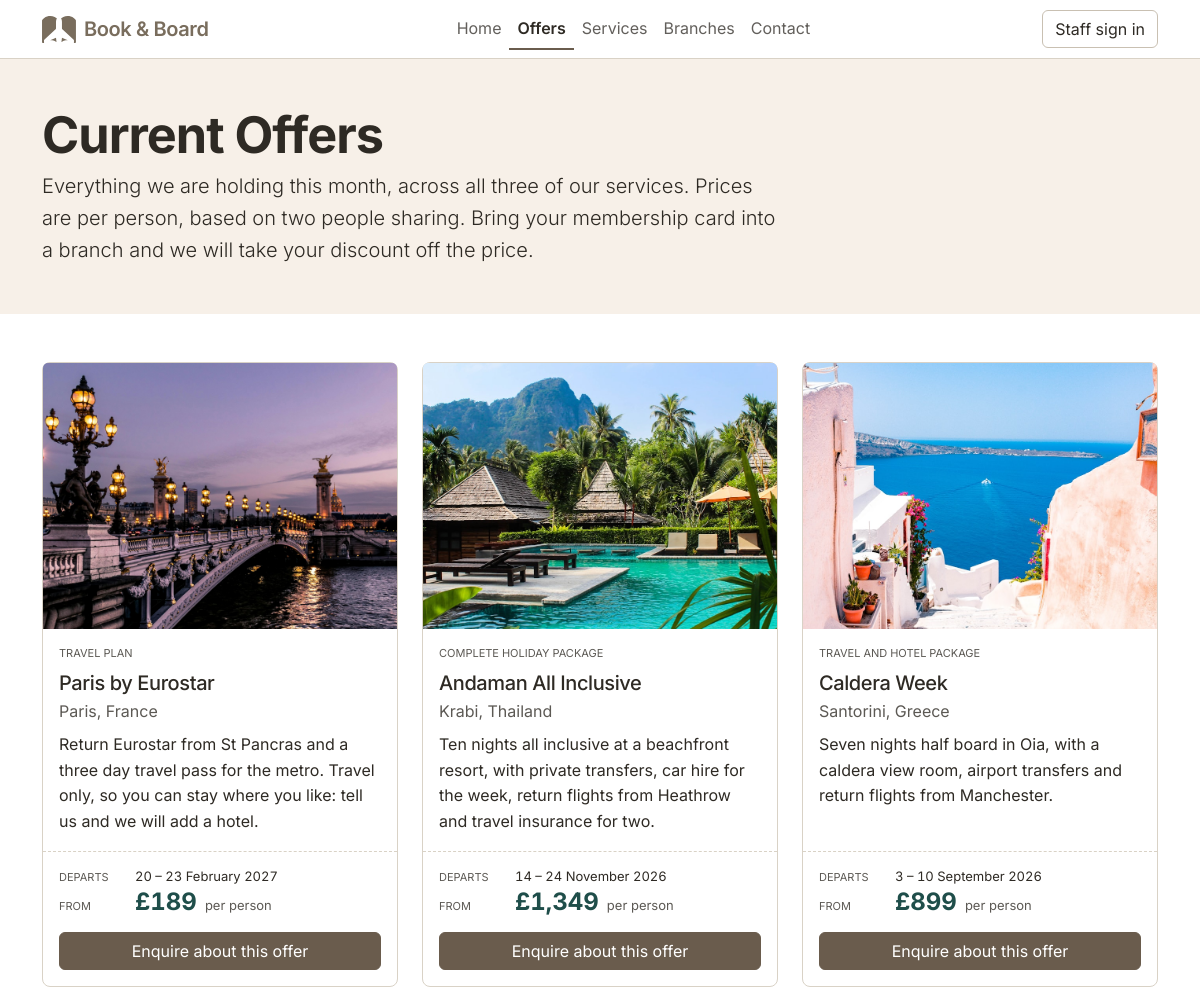
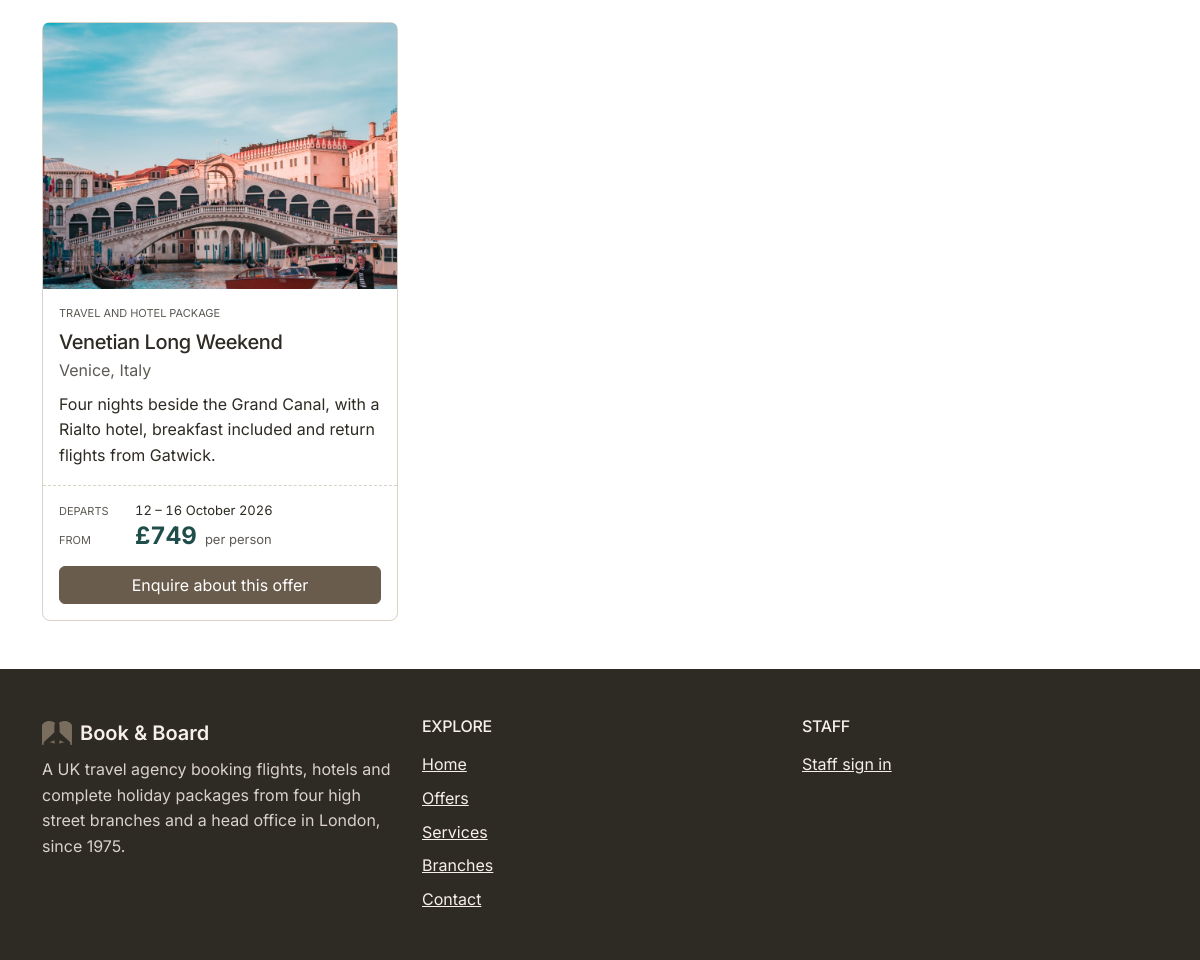
Page /basic/offers.php on the committed database (2 pictures, top to bottom).
### tables this page shows
CREATE TABLE IF NOT EXISTS offers (
  id          INT UNSIGNED  NOT NULL AUTO_INCREMENT,
  title       VARCHAR(150)  NOT NULL,
  destination VARCHAR(150)  NOT NULL,
  type        VARCHAR(40)   NOT NULL,
  description TEXT          NOT NULL,
  price       DECIMAL(10,2) NOT NULL,
  start_date  DATE          NOT NULL,
  end_date    DATE          NOT NULL,
  image       VARCHAR(255)  NOT NULL,
  alt         VARCHAR(255)  NOT NULL,
  active      TINYINT(1)    NOT NULL DEFAULT 1,
  bestseller  TINYINT(1)    NOT NULL DEFAULT 0,
  created_at  DATETIME      NOT NULL DEFAULT CURRENT_TIMESTAMP,
  PRIMARY KEY (id),
  KEY idx_offers_active_created (active, created_at, id)
);

### basic/includes/db.php (called while the page is built, shortened)
<?php
function db(): PDO
{
    static $pdo = null;
    if ($pdo === null) {
        $dsn = sprintf('mysql:host=%s;port=%d;dbname=%s;charset=utf8mb4', DB_HOST, DB_PORT, DB_NAME);
        $pdo = new PDO($dsn, DB_USER, DB_PASS, [
            PDO::ATTR_ERRMODE            => PDO::ERRMODE_EXCEPTION,
            PDO::ATTR_DEFAULT_FETCH_MODE => PDO::FETCH_ASSOC,
            PDO::ATTR_EMULATE_PREPARES   => false,
        ]);
    }
    return $pdo;
}
function db_available(): bool
{
    static $available = null;
    if ($available === null) {
        try {
            $available = true;
        } catch (PDOException $e) {
            $available = false;
        }
    }
    return $available;
}
function offer_row(array $row): array
{
    $row['id']     = (int) $row['id'];
    $row['price']  = (float) $row['price'];
    $row['active']     = (bool) $row['active'];
    $row['bestseller'] = (bool) $row['bestseller'];
    return $row;
}
function offers_select(string $conditions = '', array $params = []): array
{
    $statement = db()->prepare(
        'SELECT id, title, destination, type, description, price,
                start_date AS startDate, end_date AS endDate,
                image, alt, active, bestseller
           FROM offers ' . $conditions
    );
    $statement->execute($params);
    return array_map('offer_row', $statement->fetchAll());
}
function offers_active(): array
{
    return offers_select('WHERE active = 1 ' . OFFER_NEWEST);
}

### basic/includes/format.php (called while the page is built, shortened)
<?php
function e(string $value): string
{
    return htmlspecialchars($value, ENT_QUOTES, 'UTF-8');
}
function money(int|float $amount): string
{
    return '£' . number_format((float) $amount, 0, '.', ',');
}
function date_range(string $start, string $end): string
{
    $from = date_create($start);
    $to   = date_create($end);
    if ($from->format('Y-m') === $to->format('Y-m')) {
        return $from->format('j') . ' – ' . $to->format('j F Y');
    }
    return $from->format('j F Y') . ' – ' . $to->format('j F Y');
}

### basic/offers.php (the view, shortened to what this page needs)
<?php
$offers = offers_active();
require_once(__DIR__ . '/includes/header.php');
?>
  <section class="bg-body-tertiary py-5">
    <div class="container">
      <div class="col-lg-8">
        <h1>Current Offers</h1>
        <p class="lead mb-0">
          Everything we are holding this month, across all three of our services. Prices are per person,
          based on two people sharing. Bring your membership card into a branch and we will take your
          discount off the price.
        </p>
      </div>
    </div>
  </section>
  <section class="py-5">
    <div class="container">
      <?php if (!$offers): ?>
        <p class="mb-0">We have no offers on at the moment. Please check back soon.</p>
      <?php else: ?>
      <div class="row row-cols-1 row-cols-md-2 row-cols-lg-3 g-4">
        <?php foreach ($offers as $offer): ?>
          <div class="col">
            <article class="card h-100">
              <div class="ratio ratio-4x3 card-img-top overflow-hidden">
                <img src="<?= e($offer['image']) ?>" class="object-fit-cover"
                     alt="<?= e($offer['alt']) ?>" loading="lazy">
              </div>
              <div class="card-body d-flex flex-column">
                <p class="offer-type mb-2"><?= e($offer['type']) ?></p>
                <h2 class="card-title h5 mb-1"><?= e($offer['title']) ?></h2>
                <p class="text-body-secondary mb-2"><?= e($offer['destination']) ?></p>
                <p class="card-text"><?= e($offer['description']) ?></p>
                <div class="fare mt-auto">
                  <p class="fare-line mb-1">
                    <span class="fare-label">Departs</span>
                    <span class="fare-value"><?= e(date_range($offer['startDate'], $offer['endDate'])) ?></span>
                  </p>
                  <p class="fare-line mb-3">
                    <span class="fare-label">From</span>
                    <span class="fare-price">
                      <span class="fare-amount"><?= e(money($offer['price'])) ?></span>
                      <span class="fare-unit">per person</span>
                    </span>
                  </p>
                  <a class="btn btn-primary w-100" href="contact.php"
                     aria-label="Enquire about this offer: <?= e($offer['title']) ?>, <?= e($offer['destination']) ?>">Enquire about this offer</a>
                </div>
              </div>
            </article>
          </div>
        <?php endforeach; ?>
      </div>
      <?php endif; ?>
    </div>
  </section>
<?php require_once(__DIR__ . '/includes/footer.php'); ?>

### basic/assets/css/theme.css (style rules this page uses)
:root { --brand: #6A5C4D; --brand-logo: #796D5D; --brand-dark: #574B3E; --brand-darker: #4A4034; --ink: #2E2A24; --tint: #F7F0E8; --rule: #D9D2C6; --rule-strong: #C9C0B2; --field-border: #95897A; --accent-ink: #1F4E4A; --ink-wash: rgba(46, 42, 36, 0.14); --focus-ring: 0 0 0 0.25rem rgba(123, 108, 91, 0.35); --bs-body-font-family: "Inter", system-ui, -apple-system, "Segoe UI", sans-serif; --bs-body-line-height: 1.6; --bs-primary-rgb: 106, 92, 77; --bs-dark-rgb: 46, 42, 36; --bs-body-color: var(--ink); --bs-body-color-rgb: 46, 42, 36; --bs-border-color: var(--rule); --bs-light-rgb: 247, 240, 232; --bs-tertiary-bg: var(--tint); --bs-tertiary-bg-rgb: 247, 240, 232; --bs-secondary-color: rgba(46, 42, 36, 0.78); --bs-link-color: var(--brand-dark); --bs-link-color-rgb: 87, 75, 62; --bs-link-hover-color: var(--brand-darker); }
.btn { --bs-btn-focus-shadow-rgb: 123, 108, 91; }
.btn-primary { --bs-btn-bg: var(--brand); --bs-btn-border-color: var(--brand); --bs-btn-hover-bg: var(--brand-dark); --bs-btn-hover-border-color: var(--brand-dark); --bs-btn-active-bg: var(--brand-darker); --bs-btn-active-border-color: var(--brand-darker); --bs-btn-disabled-bg: var(--brand); --bs-btn-disabled-border-color: var(--brand); --bs-btn-disabled-color: #fff; }
.card { --bs-card-border-color: var(--rule); --bs-card-border-radius: 0.5rem; }
h1, h2, h3, .display-4, .navbar-brand .fw-semibold { letter-spacing: -0.02em; }
h1, .display-4 { font-weight: 700; }
h2, h3 { font-weight: 600; }
h1 { font-size: clamp(2.25rem, 1.65rem + 2.2vw, 3.15rem); line-height: 1.1; }
h2 { font-size: clamp(1.65rem, 1.4rem + 1vw, 2.15rem); line-height: 1.15; }
.offer-type, .fare-label, .fare-value, .fare-amount, .detail-label, .table td, .table th { font-variant-numeric: tabular-nums; }
.offer-type, .fare-label, .detail-label { font-size: 0.6875rem; text-transform: uppercase; color: var(--bs-secondary-color); }
.fare { border-top: 1px dashed var(--rule); margin-inline: calc(-1 * var(--bs-card-spacer-x, 1rem)); padding: 0.875rem var(--bs-card-spacer-x, 1rem) 0; }
.fare-line { display: flex; align-items: baseline; gap: 0.5rem; }
.fare-label { flex: 0 0 4.25rem; }
.fare-price { display: flex; flex-wrap: wrap; align-items: baseline; column-gap: 0.5rem; }
.fare-amount { font-weight: 700; font-size: 1.5rem; line-height: 1; color: var(--accent-ink); }
.fare-value, .fare-unit { font-size: 0.8125rem; }
.fare-unit { color: var(--bs-secondary-color); }
body { min-height: 100dvh; }
[id], a, button, input, select, textarea, summary, [tabindex] { scroll-margin-top: 5rem; }

### rows in the picture
offers: image (picture), type "TRAVEL PLAN", title "Paris by Eurostar", destination "Paris, France", description "Return Eurostar from St Pancras and a three day travel pass for the metro. Travel only, so you can stay where you like: tell us and we will add a hotel.", date_range($offer['startDate'], $offer['endDate']) "20 – 23 February 2027", price "£189"
offers: image (picture), type "COMPLETE HOLIDAY PACKAGE", title "Andaman All Inclusive", destination "Krabi, Thailand", description "Ten nights all inclusive at a beachfront resort, with private transfers, car hire for the week, return flights from Heathrow and travel insurance for two.", date_range($offer['startDate'], $offer['endDate']) "14 – 24 November 2026", price "£1,349"
offers: image (picture), type "TRAVEL AND HOTEL PACKAGE", title "Caldera Week", destination "Santorini, Greece", description "Seven nights half board in Oia, with a caldera view room, airport transfers and return flights from Manchester.", date_range($offer['startDate'], $offer['endDate']) "3 – 10 September 2026", price "£899"
offers: image (picture), type "TRAVEL AND HOTEL PACKAGE", title "Venetian Long Weekend", destination "Venice, Italy", description "Four nights beside the Grand Canal, with a Rialto hotel, breakfast included and return flights from Gatwick.", date_range($offer['startDate'], $offer['endDate']) "12 – 16 October 2026", price "£749"

### other values in the picture
$item['label'] "Home"
$item['label'] "Offers"
$item['label'] "Services"
$item['label'] "Branches"
$item['label'] "Contact"
